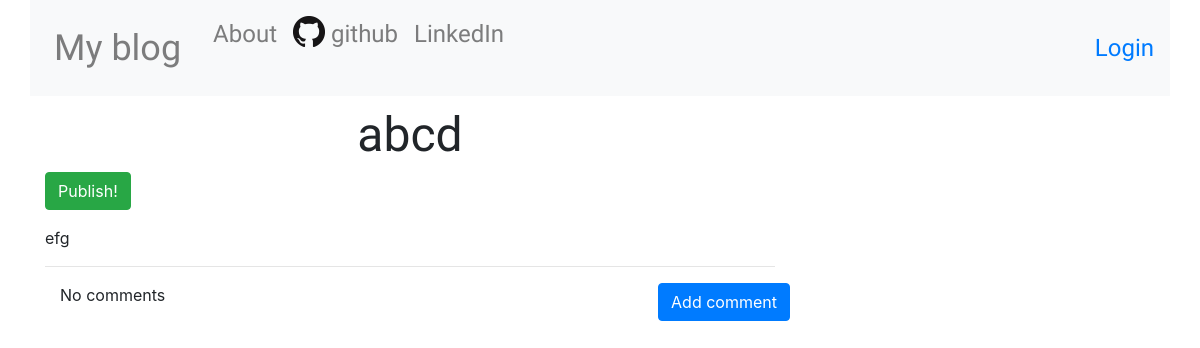
Page /post/5 on the earlier database version.
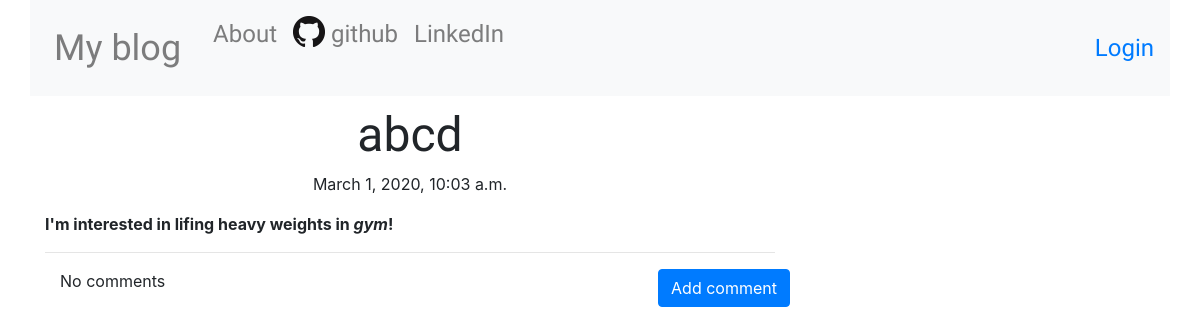
Same page on the later database version.
### blog/models.py (models this page shows, shortened)
class Post(models.Model):
    author = models.ForeignKey('auth.User', on_delete=models.CASCADE)
    title = models.CharField(max_length = 200)
    text = models.TextField()
    create_date = models.DateTimeField(default = timezone.now)
    publish_date = models.DateTimeField(blank = True, null = True)

### blog/views.py (the view)
# urls.py: path('post/<int:pk>', views.PostDetailView.as_view(), name = 'post_detail'),
class PostDetailView(DetailView):
    model = Post

### blog/templates/blog/post_detail.html (shortened to what this page needs)
{% extends 'blog/base.html'%}
{% block body_block %}
<h1 class='posttitle loader'>{{ post.title }}</h1>
{% if post.publish_date %}
    <div class='date postdate'>
        {{ post.publish_date }}
    </div>
{% else %}
    <a class='btn btn-success' href="{% url 'post_publish' pk=post.pk %}">Publish!</a>
{% endif %}
    <p class='postcontent'> {{ post.text|safe|linebreaksbr }}</p>
<hr>
<a class='btn btn-primary btn-comment' href="{% url 'add_comment' pk=post.pk %}">Add comment</a>
<div class='container'>
    {% for comment in post.comments.all %}
        <br>
        {% if user.is_authenticated or comment.approved_comment %}
            {{ comment.create_date }}
            {% if not comment.approved_comment %}
                <a class='btn btn-danger' href="{% url 'comment_remove' pk=comment.pk%}">
                    Remove</span>
                </a>
                <a class='btn btn-success' href="{% url 'comment_approve' pk=comment.pk%}">
                    Approve
                </a>
            {% endif %}
            <p>{{ comment.text|safe|linebreaks }}</p>
            <p>Posted by: {{ comment.author }}</p>
        {% endif %}
        {% empty %}
        <p>No comments</p>
    {% endfor %}
</div>
{% endblock %}

Differences in the rows shown:
changed Post "abcd": publish_date (not shown) → "March 1, 2020, 10:03 a.m."; text "efg" → "I'm interested in lifing heavy weights in gym !"
Other differences:
text no longer shown: "Publish!"
